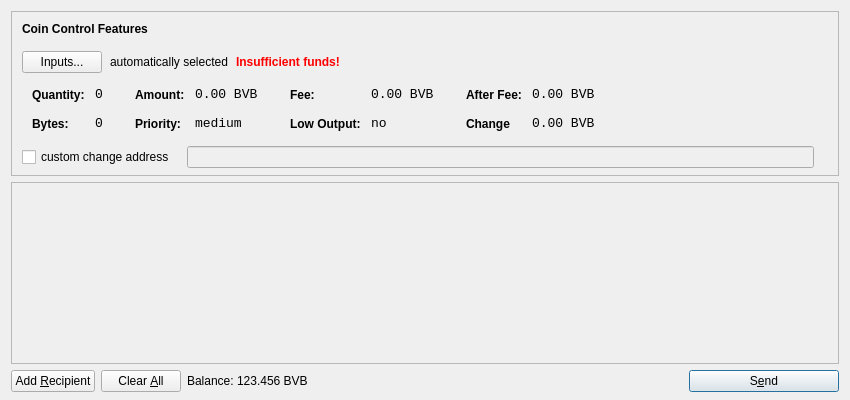
<?xml version="1.0" encoding="UTF-8"?>
<ui version="4.0">
 <class>SendCoinsDialog</class>
 <widget class="QDialog" name="SendCoinsDialog">
  <property name="geometry">
   <rect>
    <x>0</x>
    <y>0</y>
    <width>850</width>
    <height>400</height>
   </rect>
  </property>
  <property name="windowTitle">
   <string>Send Coins</string>
  </property>
  <layout class="QVBoxLayout" name="verticalLayout" stretch="0,1,0">
   <property name="bottomMargin">
    <number>8</number>
   </property>
   <item>
    <widget class="QFrame" name="frameCoinControl">
     <property name="sizePolicy">
      <sizepolicy hsizetype="Expanding" vsizetype="Expanding">
       <horstretch>0</horstretch>
       <verstretch>0</verstretch>
      </sizepolicy>
     </property>
     <property name="maximumSize">
      <size>
       <width>16777215</width>
       <height>16777215</height>
      </size>
     </property>
     <property name="frameShape">
      <enum>QFrame::StyledPanel</enum>
     </property>
     <property name="frameShadow">
      <enum>QFrame::Sunken</enum>
     </property>
     <layout class="QVBoxLayout" name="verticalLayoutCoinControl2">
      <property name="spacing">
       <number>-1</number>
      </property>
      <property name="leftMargin">
       <number>0</number>
      </property>
      <property name="topMargin">
       <number>0</number>
      </property>
      <property name="rightMargin">
       <number>0</number>
      </property>
      <property name="bottomMargin">
       <number>6</number>
      </property>
      <item>
       <layout class="QVBoxLayout" name="verticalLayoutCoinControl" stretch="0,0,0,0,1">
        <property name="spacing">
         <number>0</number>
        </property>
        <property name="leftMargin">
         <number>10</number>
        </property>
        <property name="topMargin">
         <number>10</number>
        </property>
        <item>
         <layout class="QHBoxLayout" name="horizontalLayoutCoinControl1">
          <property name="bottomMargin">
           <number>15</number>
          </property>
          <item>
           <widget class="QLabel" name="labelCoinControlFeatures">
            <property name="sizePolicy">
             <sizepolicy hsizetype="Preferred" vsizetype="Maximum">
              <horstretch>0</horstretch>
              <verstretch>0</verstretch>
             </sizepolicy>
            </property>
            <property name="font">
             <font>
              <weight>75</weight>
              <bold>true</bold>
             </font>
            </property>
            <property name="styleSheet">
             <string notr="true">font-weight:bold;</string>
            </property>
            <property name="text">
             <string>Coin Control Features</string>
            </property>
           </widget>
          </item>
         </layout>
        </item>
        <item>
         <layout class="QHBoxLayout" name="horizontalLayoutCoinControl2" stretch="0,0,0,0">
          <property name="spacing">
           <number>8</number>
          </property>
          <property name="bottomMargin">
           <number>10</number>
          </property>
          <item>
           <widget class="QPushButton" name="pushButtonCoinControl">
            <property name="styleSheet">
             <string notr="true"/>
            </property>
            <property name="text">
             <string>Inputs...</string>
            </property>
           </widget>
          </item>
          <item>
           <widget class="QLabel" name="labelCoinControlAutomaticallySelected">
            <property name="text">
             <string>automatically selected</string>
            </property>
            <property name="margin">
             <number>5</number>
            </property>
           </widget>
          </item>
          <item>
           <widget class="QLabel" name="labelCoinControlInsuffFunds">
            <property name="font">
             <font>
              <weight>75</weight>
              <bold>true</bold>
             </font>
            </property>
            <property name="styleSheet">
             <string notr="true">color:red;font-weight:bold;</string>
            </property>
            <property name="text">
             <string>Insufficient funds!</string>
            </property>
            <property name="margin">
             <number>5</number>
            </property>
           </widget>
          </item>
          <item>
           <spacer name="horizontalSpacerCoinControl">
            <property name="orientation">
             <enum>Qt::Horizontal</enum>
            </property>
            <property name="sizeHint" stdset="0">
             <size>
              <width>40</width>
              <height>1</height>
             </size>
            </property>
           </spacer>
          </item>
         </layout>
        </item>
        <item>
         <widget class="QWidget" name="widgetCoinControl" native="true">
          <property name="sizePolicy">
           <sizepolicy hsizetype="Preferred" vsizetype="Preferred">
            <horstretch>0</horstretch>
            <verstretch>0</verstretch>
           </sizepolicy>
          </property>
          <property name="minimumSize">
           <size>
            <width>0</width>
            <height>0</height>
           </size>
          </property>
          <property name="styleSheet">
           <string notr="true"/>
          </property>
          <layout class="QHBoxLayout" name="horizontalLayoutCoinControl5">
           <property name="margin">
            <number>0</number>
           </property>
           <item>
            <layout class="QHBoxLayout" name="horizontalLayoutCoinControl3" stretch="0,0,0,1">
             <property name="spacing">
              <number>20</number>
             </property>
             <property name="topMargin">
              <number>0</number>
             </property>
             <property name="bottomMargin">
              <number>10</number>
             </property>
             <item>
              <layout class="QFormLayout" name="formLayoutCoinControl1">
               <property name="horizontalSpacing">
                <number>10</number>
               </property>
               <property name="verticalSpacing">
                <number>14</number>
               </property>
               <property name="leftMargin">
                <number>10</number>
               </property>
               <property name="topMargin">
                <number>4</number>
               </property>
               <property name="rightMargin">
                <number>6</number>
               </property>
               <item row="0" column="0">
                <widget class="QLabel" name="labelCoinControlQuantityText">
                 <property name="styleSheet">
                  <string notr="true">font-weight:bold;</string>
                 </property>
                 <property name="text">
                  <string>Quantity:</string>
                 </property>
                 <property name="margin">
                  <number>0</number>
                 </property>
                </widget>
               </item>
               <item row="0" column="1">
                <widget class="QLabel" name="labelCoinControlQuantity">
                 <property name="font">
                  <font>
                   <family>Monospace</family>
                   <pointsize>10</pointsize>
                  </font>
                 </property>
                 <property name="cursor">
                  <cursorShape>IBeamCursor</cursorShape>
                 </property>
                 <property name="contextMenuPolicy">
                  <enum>Qt::ActionsContextMenu</enum>
                 </property>
                 <property name="text">
                  <string>0</string>
                 </property>
                 <property name="margin">
                  <number>0</number>
                 </property>
                 <property name="textInteractionFlags">
                  <set>Qt::LinksAccessibleByMouse|Qt::TextSelectableByKeyboard|Qt::TextSelectableByMouse</set>
                 </property>
                </widget>
               </item>
               <item row="1" column="0">
                <widget class="QLabel" name="labelCoinControlBytesText">
                 <property name="styleSheet">
                  <string notr="true">font-weight:bold;</string>
                 </property>
                 <property name="text">
                  <string>Bytes:</string>
                 </property>
                </widget>
               </item>
               <item row="1" column="1">
                <widget class="QLabel" name="labelCoinControlBytes">
                 <property name="font">
                  <font>
                   <family>Monospace</family>
                   <pointsize>10</pointsize>
                  </font>
                 </property>
                 <property name="cursor">
                  <cursorShape>IBeamCursor</cursorShape>
                 </property>
                 <property name="contextMenuPolicy">
                  <enum>Qt::ActionsContextMenu</enum>
                 </property>
                 <property name="text">
                  <string>0</string>
                 </property>
                 <property name="textInteractionFlags">
                  <set>Qt::LinksAccessibleByMouse|Qt::TextSelectableByKeyboard|Qt::TextSelectableByMouse</set>
                 </property>
                </widget>
               </item>
              </layout>
             </item>
             <item>
              <layout class="QFormLayout" name="formLayoutCoinControl2">
               <property name="horizontalSpacing">
                <number>10</number>
               </property>
               <property name="verticalSpacing">
                <number>14</number>
               </property>
               <property name="leftMargin">
                <number>6</number>
               </property>
               <property name="topMargin">
                <number>4</number>
               </property>
               <property name="rightMargin">
                <number>6</number>
               </property>
               <item row="0" column="0">
                <widget class="QLabel" name="labelCoinControlAmountText">
                 <property name="styleSheet">
                  <string notr="true">font-weight:bold;</string>
                 </property>
                 <property name="text">
                  <string>Amount:</string>
                 </property>
                 <property name="margin">
                  <number>0</number>
                 </property>
                </widget>
               </item>
               <item row="0" column="1">
                <widget class="QLabel" name="labelCoinControlAmount">
                 <property name="font">
                  <font>
                   <family>Monospace</family>
                   <pointsize>10</pointsize>
                  </font>
                 </property>
                 <property name="cursor">
                  <cursorShape>IBeamCursor</cursorShape>
                 </property>
                 <property name="contextMenuPolicy">
                  <enum>Qt::ActionsContextMenu</enum>
                 </property>
                 <property name="text">
                  <string>0.00 BVB</string>
                 </property>
                 <property name="textInteractionFlags">
                  <set>Qt::LinksAccessibleByMouse|Qt::TextSelectableByKeyboard|Qt::TextSelectableByMouse</set>
                 </property>
                </widget>
               </item>
               <item row="1" column="0">
                <widget class="QLabel" name="labelCoinControlPriorityText">
                 <property name="styleSheet">
                  <string notr="true">font-weight:bold;</string>
                 </property>
                 <property name="text">
                  <string>Priority:</string>
                 </property>
                </widget>
               </item>
               <item row="1" column="1">
                <widget class="QLabel" name="labelCoinControlPriority">
                 <property name="font">
                  <font>
                   <family>Monospace</family>
                   <pointsize>10</pointsize>
                  </font>
                 </property>
                 <property name="cursor">
                  <cursorShape>IBeamCursor</cursorShape>
                 </property>
                 <property name="contextMenuPolicy">
                  <enum>Qt::ActionsContextMenu</enum>
                 </property>
                 <property name="text">
                  <string>medium</string>
                 </property>
                 <property name="textInteractionFlags">
                  <set>Qt::LinksAccessibleByMouse|Qt::TextSelectableByKeyboard|Qt::TextSelectableByMouse</set>
                 </property>
                </widget>
               </item>
              </layout>
             </item>
             <item>
              <layout class="QFormLayout" name="formLayoutCoinControl3">
               <property name="horizontalSpacing">
                <number>10</number>
               </property>
               <property name="verticalSpacing">
                <number>14</number>
               </property>
               <property name="leftMargin">
                <number>6</number>
               </property>
               <property name="topMargin">
                <number>4</number>
               </property>
               <property name="rightMargin">
                <number>6</number>
               </property>
               <item row="0" column="0">
                <widget class="QLabel" name="labelCoinControlFeeText">
                 <property name="styleSheet">
                  <string notr="true">font-weight:bold;</string>
                 </property>
                 <property name="text">
                  <string>Fee:</string>
                 </property>
                 <property name="margin">
                  <number>0</number>
                 </property>
                </widget>
               </item>
               <item row="0" column="1">
                <widget class="QLabel" name="labelCoinControlFee">
                 <property name="font">
                  <font>
                   <family>Monospace</family>
                   <pointsize>10</pointsize>
                  </font>
                 </property>
                 <property name="cursor">
                  <cursorShape>IBeamCursor</cursorShape>
                 </property>
                 <property name="contextMenuPolicy">
                  <enum>Qt::ActionsContextMenu</enum>
                 </property>
                 <property name="text">
                  <string>0.00 BVB</string>
                 </property>
                 <property name="textInteractionFlags">
                  <set>Qt::LinksAccessibleByMouse|Qt::TextSelectableByKeyboard|Qt::TextSelectableByMouse</set>
                 </property>
                </widget>
               </item>
               <item row="1" column="0">
                <widget class="QLabel" name="labelCoinControlLowOutputText">
                 <property name="styleSheet">
                  <string notr="true">font-weight:bold;</string>
                 </property>
                 <property name="text">
                  <string>Low Output:</string>
                 </property>
                </widget>
               </item>
               <item row="1" column="1">
                <widget class="QLabel" name="labelCoinControlLowOutput">
                 <property name="font">
                  <font>
                   <family>Monospace</family>
                   <pointsize>10</pointsize>
                  </font>
                 </property>
                 <property name="cursor">
                  <cursorShape>IBeamCursor</cursorShape>
                 </property>
                 <property name="contextMenuPolicy">
                  <enum>Qt::ActionsContextMenu</enum>
                 </property>
                 <property name="text">
                  <string>no</string>
                 </property>
                 <property name="textInteractionFlags">
                  <set>Qt::LinksAccessibleByMouse|Qt::TextSelectableByKeyboard|Qt::TextSelectableByMouse</set>
                 </property>
                </widget>
               </item>
              </layout>
             </item>
             <item>
              <layout class="QFormLayout" name="formLayoutCoinControl4">
               <property name="horizontalSpacing">
                <number>10</number>
               </property>
               <property name="verticalSpacing">
                <number>14</number>
               </property>
               <property name="leftMargin">
                <number>6</number>
               </property>
               <property name="topMargin">
                <number>4</number>
               </property>
               <property name="rightMargin">
                <number>6</number>
               </property>
               <item row="0" column="0">
                <widget class="QLabel" name="labelCoinControlAfterFeeText">
                 <property name="styleSheet">
                  <string notr="true">font-weight:bold;</string>
                 </property>
                 <property name="text">
                  <string>After Fee:</string>
                 </property>
                 <property name="margin">
                  <number>0</number>
                 </property>
                </widget>
               </item>
               <item row="0" column="1">
                <widget class="QLabel" name="labelCoinControlAfterFee">
                 <property name="font">
                  <font>
                   <family>Monospace</family>
                   <pointsize>10</pointsize>
                  </font>
                 </property>
                 <property name="cursor">
                  <cursorShape>IBeamCursor</cursorShape>
                 </property>
                 <property name="contextMenuPolicy">
                  <enum>Qt::ActionsContextMenu</enum>
                 </property>
                 <property name="text">
                  <string>0.00 BVB</string>
                 </property>
                 <property name="textInteractionFlags">
                  <set>Qt::LinksAccessibleByMouse|Qt::TextSelectableByKeyboard|Qt::TextSelectableByMouse</set>
                 </property>
                </widget>
               </item>
               <item row="1" column="0">
                <widget class="QLabel" name="labelCoinControlChangeText">
                 <property name="styleSheet">
                  <string notr="true">font-weight:bold;</string>
                 </property>
                 <property name="text">
                  <string>Change</string>
                 </property>
                </widget>
               </item>
               <item row="1" column="1">
                <widget class="QLabel" name="labelCoinControlChange">
                 <property name="font">
                  <font>
                   <family>Monospace</family>
                   <pointsize>10</pointsize>
                  </font>
                 </property>
                 <property name="cursor">
                  <cursorShape>IBeamCursor</cursorShape>
                 </property>
                 <property name="contextMenuPolicy">
                  <enum>Qt::ActionsContextMenu</enum>
                 </property>
                 <property name="text">
                  <string>0.00 BVB</string>
                 </property>
                 <property name="textInteractionFlags">
                  <set>Qt::LinksAccessibleByMouse|Qt::TextSelectableByKeyboard|Qt::TextSelectableByMouse</set>
                 </property>
                </widget>
               </item>
              </layout>
             </item>
            </layout>
           </item>
          </layout>
         </widget>
        </item>
        <item>
         <layout class="QHBoxLayout" name="horizontalLayoutCoinControl4" stretch="0,0,0">
          <property name="spacing">
           <number>12</number>
          </property>
          <property name="sizeConstraint">
           <enum>QLayout::SetDefaultConstraint</enum>
          </property>
          <property name="topMargin">
           <number>5</number>
          </property>
          <property name="rightMargin">
           <number>5</number>
          </property>
          <item>
           <widget class="QCheckBox" name="checkBoxCoinControlChange">
            <property name="text">
             <string>custom change address</string>
            </property>
           </widget>
          </item>
          <item>
           <widget class="QLineEdit" name="lineEditCoinControlChange">
            <property name="enabled">
             <bool>false</bool>
            </property>
            <property name="sizePolicy">
             <sizepolicy hsizetype="Expanding" vsizetype="Fixed">
              <horstretch>0</horstretch>
              <verstretch>0</verstretch>
             </sizepolicy>
            </property>
           </widget>
          </item>
          <item>
           <widget class="QLabel" name="labelCoinControlChangeLabel">
            <property name="sizePolicy">
             <sizepolicy hsizetype="Preferred" vsizetype="Expanding">
              <horstretch>0</horstretch>
              <verstretch>0</verstretch>
             </sizepolicy>
            </property>
            <property name="minimumSize">
             <size>
              <width>0</width>
              <height>0</height>
             </size>
            </property>
            <property name="text">
             <string/>
            </property>
            <property name="margin">
             <number>3</number>
            </property>
           </widget>
          </item>
         </layout>
        </item>
        <item>
         <spacer name="verticalSpacerCoinControl">
          <property name="orientation">
           <enum>Qt::Vertical</enum>
          </property>
          <property name="sizeHint" stdset="0">
           <size>
            <width>800</width>
            <height>1</height>
           </size>
          </property>
         </spacer>
        </item>
       </layout>
      </item>
     </layout>
    </widget>
   </item>
   <item>
    <widget class="QScrollArea" name="scrollArea">
     <property name="widgetResizable">
      <bool>true</bool>
     </property>
     <widget class="QWidget" name="scrollAreaWidgetContents">
      <property name="geometry">
       <rect>
        <x>0</x>
        <y>0</y>
        <width>830</width>
        <height>165</height>
       </rect>
      </property>
      <layout class="QVBoxLayout" name="verticalLayout_2">
       <property name="margin">
        <number>0</number>
       </property>
       <item>
        <layout class="QVBoxLayout" name="entries">
         <property name="spacing">
          <number>6</number>
         </property>
        </layout>
       </item>
       <item>
        <spacer name="verticalSpacer">
         <property name="orientation">
          <enum>Qt::Vertical</enum>
         </property>
         <property name="sizeHint" stdset="0">
          <size>
           <width>20</width>
           <height>40</height>
          </size>
         </property>
        </spacer>
       </item>
      </layout>
     </widget>
    </widget>
   </item>
   <item>
    <layout class="QHBoxLayout" name="horizontalLayout">
     <item>
      <widget class="QPushButton" name="addButton">
       <property name="toolTip">
        <string>Send to multiple recipients at once</string>
       </property>
       <property name="text">
        <string>Add &amp;Recipient</string>
       </property>
       <property name="autoDefault">
        <bool>false</bool>
       </property>
      </widget>
     </item>
     <item>
      <widget class="QPushButton" name="clearButton">
       <property name="sizePolicy">
        <sizepolicy hsizetype="Minimum" vsizetype="Fixed">
         <horstretch>0</horstretch>
         <verstretch>0</verstretch>
        </sizepolicy>
       </property>
       <property name="toolTip">
        <string>Remove all transaction fields</string>
       </property>
       <property name="text">
        <string>Clear &amp;All</string>
       </property>
       <property name="autoRepeatDelay">
        <number>300</number>
       </property>
       <property name="autoDefault">
        <bool>false</bool>
       </property>
      </widget>
     </item>
     <item>
      <layout class="QHBoxLayout" name="horizontalLayout_2">
       <property name="spacing">
        <number>3</number>
       </property>
       <item>
        <widget class="QLabel" name="label">
         <property name="sizePolicy">
          <sizepolicy hsizetype="Preferred" vsizetype="Fixed">
           <horstretch>0</horstretch>
           <verstretch>0</verstretch>
          </sizepolicy>
         </property>
         <property name="text">
          <string>Balance:</string>
         </property>
        </widget>
       </item>
       <item>
        <widget class="QLabel" name="labelBalance">
         <property name="sizePolicy">
          <sizepolicy hsizetype="Preferred" vsizetype="Fixed">
           <horstretch>0</horstretch>
           <verstretch>0</verstretch>
          </sizepolicy>
         </property>
         <property name="cursor">
          <cursorShape>IBeamCursor</cursorShape>
         </property>
         <property name="text">
          <string>123.456 BVB</string>
         </property>
         <property name="textInteractionFlags">
          <set>Qt::LinksAccessibleByMouse|Qt::TextSelectableByKeyboard|Qt::TextSelectableByMouse</set>
         </property>
        </widget>
       </item>
      </layout>
     </item>
     <item>
      <spacer name="horizontalSpacer">
       <property name="orientation">
        <enum>Qt::Horizontal</enum>
       </property>
       <property name="sizeHint" stdset="0">
        <size>
         <width>40</width>
         <height>20</height>
        </size>
       </property>
      </spacer>
     </item>
     <item>
      <widget class="QPushButton" name="sendButton">
       <property name="minimumSize">
        <size>
         <width>150</width>
         <height>0</height>
        </size>
       </property>
       <property name="toolTip">
        <string>Confirm the send action</string>
       </property>
       <property name="text">
        <string>S&amp;end</string>
       </property>
       <property name="icon">
        <iconset resource="../bitcoin.qrc">
         <normaloff>:/icons/send</normaloff>:/icons/send</iconset>
       </property>
       <property name="default">
        <bool>true</bool>
       </property>
      </widget>
     </item>
    </layout>
   </item>
  </layout>
 </widget>
 <resources>
  <include location="../bitcoin.qrc"/>
 </resources>
 <connections/>
</ui>
